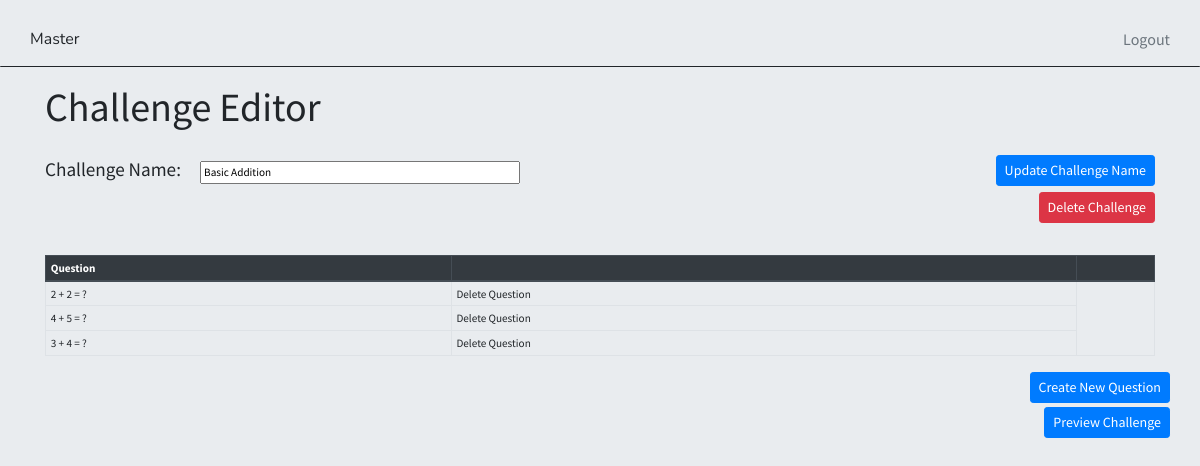
The page /challenge/2 (signed in) on the database its author committed.
### app/models.py (models this page shows, shortened)
class Challenge(models.Model):
    name = models.CharField(max_length=255)
    password = models.CharField(max_length=255)

class Question(models.Model):
    parent_challenge = models.ForeignKey(Challenge, on_delete=models.CASCADE)
    text = models.TextField()

### app/views.py (the view, shortened to what this page needs)
# urls.py: path('challenge/<int:challenge_id>', views.edit_challenge, name="edit_challenge"),
@login_required
def edit_challenge(request, challenge_id):
    referenced_challenge_exists = len(Challenge.objects.filter(id=challenge_id)) > 0
    challenge_obj = Challenge.objects.get(id=challenge_id) if referenced_challenge_exists else Challenge(id=challenge_id)
    challenge_question_set = Question.objects.filter(parent_challenge=challenge_obj)
    form_initial_values = {"name": challenge_obj.name } if referenced_challenge_exists else {}
    challenge_form = app.forms.ChallengeForm(instance=challenge_obj, initial=form_initial_values)
    challenge_form.fields['name'].label = "Challenge Name"
    context = {
        'challenge_name_form': challenge_form,
        'challenge_button_action_label': 'Update Challenge Name' if referenced_challenge_exists else 'Create New Challenge',
        "questions":  challenge_question_set,
        "referenced_challenge_exists": referenced_challenge_exists
    }
    return render(request, 'app/edit_challenge.html', context)

### app/forms.py
class ChallengeForm(ModelForm):
    class Meta:
        model = qm.Challenge
        fields = ['name']

### app/templates/app/edit_challenge.html (shortened to what this page needs)
<html>
  <head>
    <link rel="stylesheet" href="https://stackpath.bootstrapcdn.com/bootstrap/4.5.0/css/bootstrap.min.css">
  </head>
  <body>
      <div id='site-wrapper'>
        <div id="site-header" class="">
          <div class="container">
            <div class="row">
              <a class="master-symbol" href="{% url 'index' %}">Master</a>
              <a id="logout-button" class="align-self-end float-right text-right justify-content-end ml-auto" href="{% url 'logout' %}">Logout</a>
            </div>
          </div>
        </div>
      <div id=""  class="container page-content">
          <h1 class="header-margin">Challenge Editor</h1>
          <br>
        <form method="POST">
          <div class="row">
            <div class="col">{{challenge_name_form}}</div>
            <div class="col-auto"><button type="submit" name="update-challenge-name" value="True" class="btn btn-primary btn-sm">{{challenge_button_action_label}}</button></div>
          </div>
          {% if referenced_challenge_exists %}
          <div>
            <div class="text-right"><button type="submit" name="delete-challenge" value="True" class="btn btn-danger btn-sm">Delete Challenge</button></div>
          </div>
          {% endif %}
        </form>
          {% if referenced_challenge_exists %}
          <table class="question-table table table-bordered common-text table-sm">
            <thead class="thead-dark site-table-header">
            <tr>
              <th scope="col" >Question</th>
              <th scope="col"></th>
              <th scope="col"></th>
            </tr>
            </thead>
            {% for question in questions  %}
            <tr>
              <td>{{question.text}}</td>
              <td><a href="{% url 'delete_question' question_id=question.id %}">Delete Question</a></td>
            </tr>
            {% endfor %}
          </table>
          <div class="row d-flex flex-row-reverse" >
            <button class="btn btn-primary btn-sm"><a href="{% url 'edit_question' challenge_id=challenge_name_form.instance.id %}">Create New Question</a></button>
          </div>
          <div class="row d-flex flex-row-reverse" style="margin-top:0.3rem;">
            <button class="btn btn-primary btn-sm"><a href="{% url 'preview_challenge' challenge_id=challenge_name_form.instance.id %}">Preview Challenge</a></button>
          </div>
          {% endif %}
      </div>
    </div>
  </body>
</html>

### app/templates/app/edit_challenge.html (style rules this page uses)
.master-symbol { font-family: 'Nunito'; }
body { background-color: #e9ecef; font-family: 'Source Sans Pro', sans-serif; font-size: 0.7rem; height: 100%; width: 100%; }
#site-header { font-size: 1rem; padding-top: 1.7rem; padding-bottom: 0.9rem; border-bottom: 1px solid; border-radius: 1px; }
.common-text { font-family: 'Source Sans Pro', sans-serif; font-size: 0.7rem; }
.site-table-header { border-top: 1px solid; border-radius: 1px; }
label { font-size: 1.2rem; margin-right: 1.2rem; }
.header-margin { margin-top: 1rem; }
#id_name { width: 20rem; }
.question-table { margin-top: 2rem; }
a { color: inherit; text-decoration: none; background-color: transparent; }
#logout-button { color: #6c757d; }

### rows shown on the page
Challenge: name "Basic Addition"
Question: text "2 + 2 = ?"
Question: text "4 + 5 = ?"
Question: text "3 + 4 = ?"

### other values the page prints
{{ challenge_button_action_label }} "Update Challenge Name"
